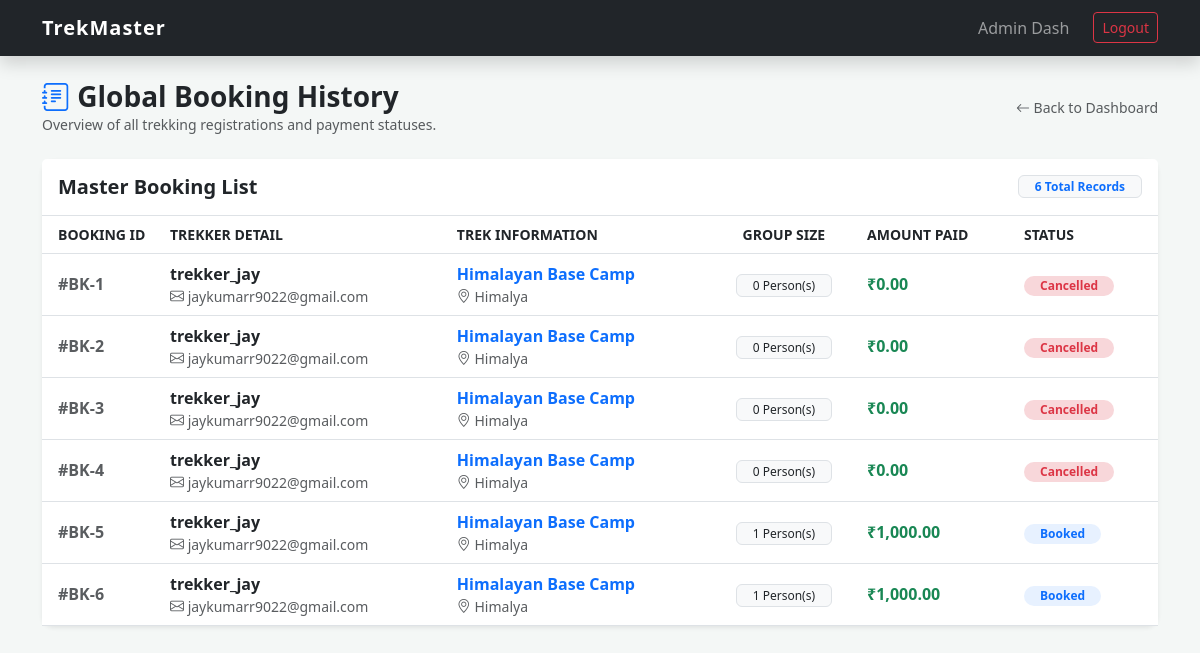
Screenshot of /admin/all_bookings (signed in) with the database file from the repository.
### models.py (models this page shows)
class Booking(db.Model):
    __tablename__ = 'booking'
    id = db.Column(db.Integer, primary_key=True)
    user_id = db.Column(db.Integer, db.ForeignKey('user.id'), nullable=False)
    trek_id = db.Column(db.Integer, db.ForeignKey('trek.id'), nullable=False)
    booking_date = db.Column(db.DateTime, default=datetime.utcnow)
    status = db.Column(db.String(20), default='Booked') # 'Booked', 'Cancelled', 'Completed'
    num_people = db.Column(db.Integer, default=1, nullable=False)
    total_amount = db.Column(db.Float, nullable=False)
    payment_status = db.Column(db.String(20), default='Pending')
    rating = db.Column(db.Integer, nullable=True) # User 1-5 star rating de sake
    review = db.Column(db.Text, nullable=True) # User feedback likh sake
    cancellation_reason = db.Column(db.String(255), nullable=True) # Agar user cancel kare toh kyun kiya?
    special_requests = db.Column(db.Text)

class User(db.Model):
    __tablename__ = 'user'
    id = db.Column(db.Integer, primary_key=True)
    username = db.Column(db.String(80), unique=True, nullable=False)
    email = db.Column(db.String(120), unique=True, nullable=True)
    password = db.Column(db.String(120), nullable=False)
    contact_number = db.Column(db.String(15), nullable=True) # [NEW] User contact number
    emergency_contact = db.Column(db.String(15), nullable=True) # [NEW] Emergency contact number
    role = db.Column(db.String(20), nullable=False) # 'Admin', 'Staff', 'User'
    status = db.Column(db.String(20), default='Active') # 'Active', 'Blacklisted'
    created_at = db.Column(db.DateTime, default=datetime.utcnow) # [NEW] History tracking ke liye
    bookings = db.relationship('Booking', backref='trekker', lazy=True, cascade="all, delete-orphan")
    staff_profile = db.relationship('StaffProfile', backref='user_account', uselist=False, cascade="all, delete-orphan")

class Trek(db.Model):
    __tablename__ = 'trek'
    id = db.Column(db.Integer, primary_key=True)
    name = db.Column(db.String(100), nullable=False)
    location = db.Column(db.String(100), nullable=False)
    difficulty = db.Column(db.String(20), nullable=False) # 'Easy', 'Moderate', 'Hard'
    duration = db.Column(db.Integer, nullable=False)
    total_slots = db.Column(db.Integer, nullable=False)
    available_slots = db.Column(db.Integer, nullable=False)
    status = db.Column(db.String(20), default='Pending') # 'Open', 'Closed', 'Completed'
    start_date = db.Column(db.Date, nullable=False)
    end_date = db.Column(db.Date, nullable=False)
    staff_id = db.Column(db.Integer, db.ForeignKey('staff_profile.id'), nullable=True)
    price_per_person = db.Column(db.Float, default=0.0)
    description = db.Column(db.Text)
    created_at = db.Column(db.DateTime, default=datetime.utcnow) # [NEW] Sorting ke liye (Latest treks first)
    bookings = db.relationship('Booking', backref='trek_ref', lazy=True, cascade="all, delete-orphan")

### app.py (the view)
@app.route('/admin/all_bookings')
def all_bookings():
    if session.get('role') != 'Admin': return redirect(url_for('login'))
    bookings = Booking.query.all()
    return render_template('admin/all_bookings.html', bookings=bookings)

### templates/admin/all_bookings.html (shortened to what this page needs)
{% extends "base.html" %}
{% block content %}
<div class="row align-items-center mb-4">
    <div class="col-md-6">
        <h3 class="fw-bold text-dark mb-0"><i class="bi bi-journal-text text-primary"></i> Global Booking History</h3>
        <p class="text-muted small mb-0">Overview of all trekking registrations and payment statuses.</p>
    </div>
    <div class="col-md-6 text-md-end mt-3 mt-md-0">
        <a href="/admin_dashboard" class="text-decoration-none text-muted small">
            <i class="bi bi-arrow-left"></i> Back to Dashboard
        </a>
    </div>
</div>
<div class="card shadow-sm border-0">
    <div class="card-header bg-white py-3 d-flex justify-content-between align-items-center border-bottom">
        <h5 class="mb-0 fw-bold text-dark">Master Booking List</h5>
        <span class="badge bg-light text-primary border px-3">{{ bookings|length }} Total Records</span>
    </div>
    <div class="table-responsive">
        <table class="table table-hover align-middle mb-0">
            <thead class="bg-light text-uppercase small fw-bold text-muted">
                <tr>
                    <th class="ps-3" style="width: 120px;">Booking ID</th>
                    <th>Trekker Detail</th>
                    <th>Trek Information</th>
                    <th class="text-center">Group Size</th>
                    <th>Amount Paid</th>
                    <th>Status</th>
                </tr>
            </thead>
            <tbody>
                {% for b in bookings %}
                <tr>
                    <td class="ps-3 text-muted fw-bold">#BK-{{ b.id }}</td>
                    <td>
                        <div class="fw-bold text-dark">{{ b.trekker.username }}</div>
                        <div class="text-muted small"><i class="bi bi-envelope"></i> {{ b.trekker.email }}</div>
                    </td>
                    <td>
                        <div class="fw-bold text-primary">{{ b.trek_ref.name }}</div>
                        <div class="text-muted small"><i class="bi bi-geo-alt"></i> {{ b.trek_ref.location }}</div>
                    </td>
                    <td class="text-center">
                        <span class="badge bg-light text-dark border fw-normal px-3">
                            {{ b.num_people }} Person(s)
                        </span>
                    </td>
                    <td>
                        <strong class="text-success">₹{{ "{:,.2f}".format(b.total_amount) }}</strong>
                    </td>
                    <td>
                        <span class="badge rounded-pill px-3
                            {% if b.status == 'Booked' %}bg-primary-light text-primary
                            {% elif b.status == 'Completed' %}bg-success-light text-success
                            {% elif b.status == 'Pending Payment' %}bg-warning-light text-dark
                            {% else %}bg-danger-light text-danger{% endif %}">
                            {{ b.status }}
                        </span>
                    </td>
                </tr>
                {% endfor %}
            </tbody>
        </table>
    </div>
</div>
{% endblock %}

### templates/base.html (style rules this page uses)
body { background-color: #f4f7f6; font-family: 'Segoe UI', Tahoma, Geneva, Verdana, sans-serif; }
.card { border: none; border-radius: 12px; transition: 0.3s; }

### templates/admin/all_bookings.html (style rules this page uses)
.bg-primary-light { background-color: #e7f1ff; color: #0d6efd; }
.bg-danger-light { background-color: #f8d7da; color: #842029; }
.table thead th { border-top: none; }

### rows the page displays
Booking: id "1", trekker.username "trekker_jay", trekker.email "jaykumarr9022@gmail.com", trek_ref.name "Himalayan Base Camp", trek_ref.location "Himalya", num_people "0", total_amount "0.00", status "Cancelled"
Booking: id "2", trekker.username "trekker_jay", trekker.email "jaykumarr9022@gmail.com", trek_ref.name "Himalayan Base Camp", trek_ref.location "Himalya", num_people "0", total_amount "0.00", status "Cancelled"
Booking: id "3", trekker.username "trekker_jay", trekker.email "jaykumarr9022@gmail.com", trek_ref.name "Himalayan Base Camp", trek_ref.location "Himalya", num_people "0", total_amount "0.00", status "Cancelled"
Booking: id "4", trekker.username "trekker_jay", trekker.email "jaykumarr9022@gmail.com", trek_ref.name "Himalayan Base Camp", trek_ref.location "Himalya", num_people "0", total_amount "0.00", status "Cancelled"
Booking: id "5", trekker.username "trekker_jay", trekker.email "jaykumarr9022@gmail.com", trek_ref.name "Himalayan Base Camp", trek_ref.location "Himalya", num_people "1", total_amount "1,000.00", status "Booked"
Booking: id "6", trekker.username "trekker_jay", trekker.email "jaykumarr9022@gmail.com", trek_ref.name "Himalayan Base Camp", trek_ref.location "Himalya", num_people "1", total_amount "1,000.00", status "Booked"

### other values shown
{{ bookings|length }} "6"
